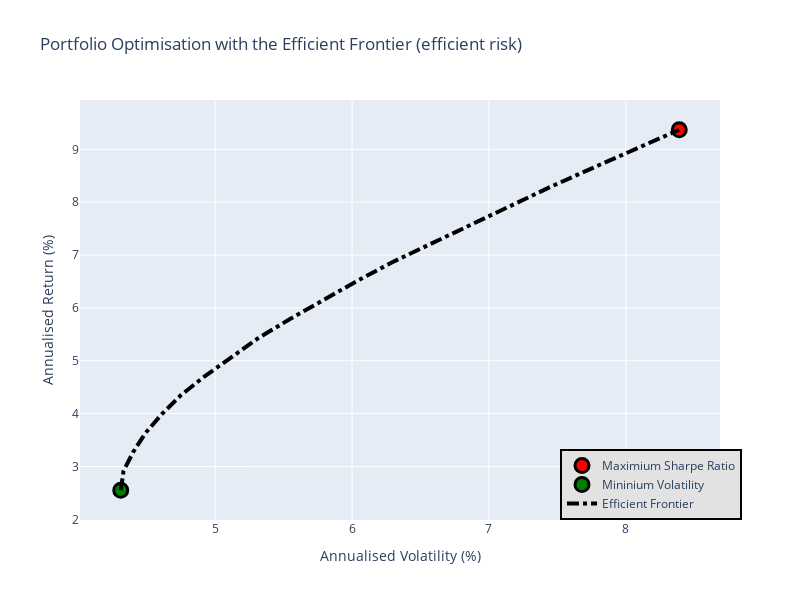

This figure's notebook cell:
### Code cell
print(EF_graph_1(meanReturns, covMatrix))

### Figure 1 — Plotly figure (JSON) as saved in the notebook; plotly's stock layout.template omitted (floating-point values rounded to 4 significant figures)
{"data": [{"marker": {"color": "red", "line": {"color": "black", "width": 3}, "size": 14}, "mode": "markers", "name": "Maximium Sharpe Ratio", "type": "scatter", "x": [8.39], "y": [9.37]}, {"marker": {"color": "green", "line": {"color": "black", "width": 3}, "size": 14}, "mode": "markers", "name": "Mininium Volatility", "type": "scatter", "x": [4.31], "y": [2.55]}, {"line": {"color": "black", "dash": "dashdot", "width": 4}, "mode": "lines", "name": "Efficient Frontier", "type": "scatter", "x": [4.31, 4.33, 4.4, 4.49, 4.61, 4.75, 4.92, 5.11, 5.31, 5.54, 5.78, 6.03, 6.29, 6.57, 6.86, 7.15, 7.45, 7.76, 8.07, 8.39], "y": [2.55, 2.91, 3.27, 3.63, 3.99, 4.35, 4.7, 5.06, 5.42, 5.78, 6.14, 6.5, 6.86, 7.21, 7.57, 7.93, 8.29, 8.65, 9.01, 9.37]}], "layout": {"height": 600, "legend": {"bgcolor": "#E2E2E2", "bordercolor": "black", "borderwidth": 2, "traceorder": "normal", "x": 0.75, "y": 0}, "showlegend": true, "title": {"text": "Portfolio Optimisation with the Efficient Frontier (efficient risk)"}, "width": 800, "xaxis": {"title": {"text": "Annualised Volatility (%)"}}, "yaxis": {"title": {"text": "Annualised Return (%)"}}}}
